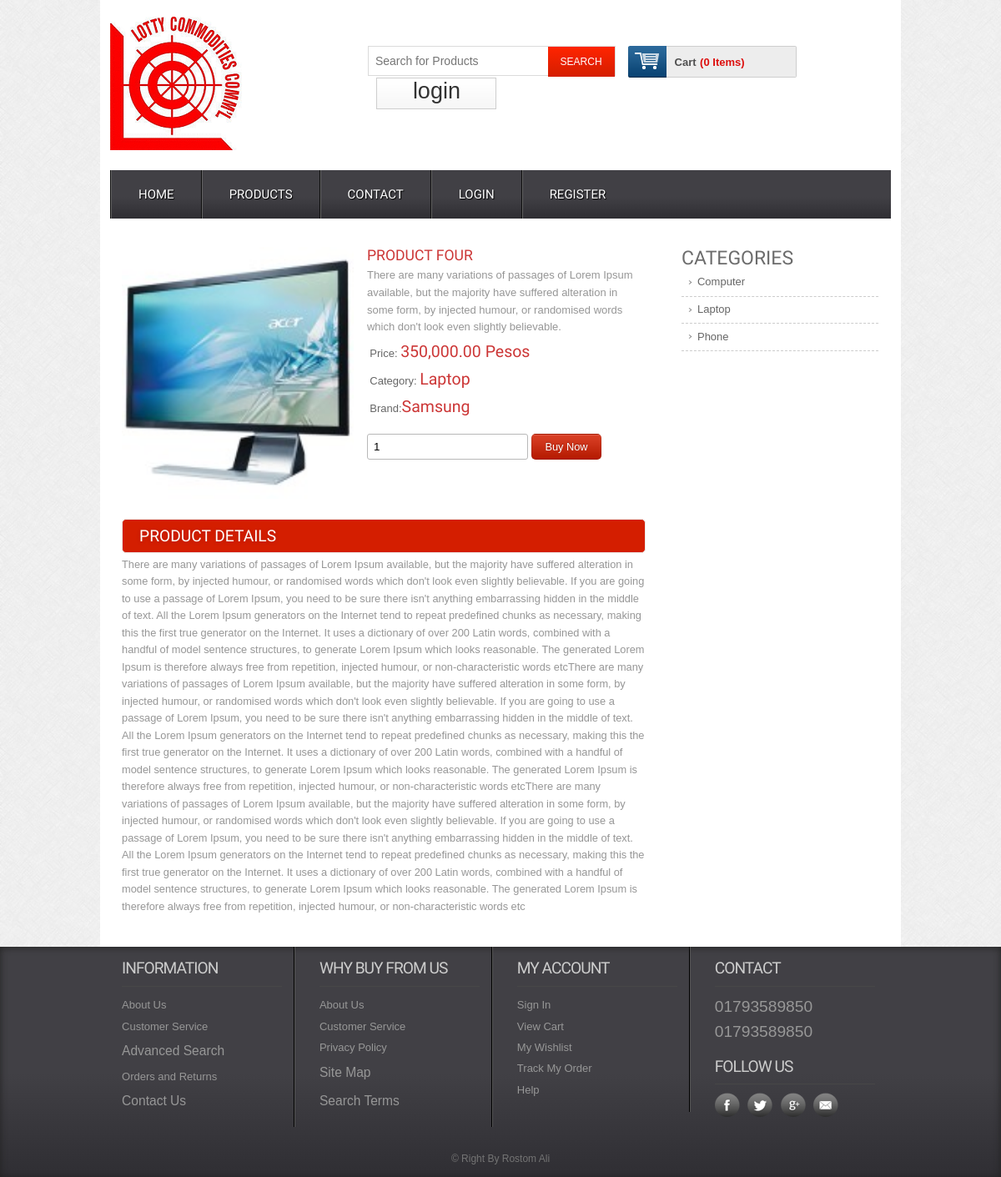
/single/4, run on the app's committed database.
### tables this page shows
CREATE TABLE `tbl_product` (
  `product_id` int(11) NOT NULL,
  `product_title` varchar(255) NOT NULL,
  `product_short_description` text NOT NULL,
  `product_long_description` text NOT NULL,
  `product_image` varchar(255) NOT NULL,
  `product_price` int(11) NOT NULL,
  `product_quantity` int(11) NOT NULL,
  `product_feature` tinyint(4) NOT NULL,
  `product_category` int(11) NOT NULL,
  `product_brand` int(11) NOT NULL,
  `product_author` int(11) NOT NULL,
  `product_view` int(11) NOT NULL DEFAULT 0,
  `published_date` timestamp NOT NULL DEFAULT current_timestamp(),
  `publication_status` tinyint(4) NOT NULL
);

CREATE TABLE `tbl_category` (
  `id` int(11) NOT NULL,
  `category_name` varchar(100) NOT NULL,
  `category_description` text NOT NULL,
  `publication_status` tinyint(4) NOT NULL COMMENT 'Published=1,Unpublished=0'
);

CREATE TABLE `tbl_brand` (
  `brand_id` int(11) NOT NULL,
  `brand_name` varchar(255) NOT NULL,
  `brand_description` text NOT NULL,
  `publication_status` tinyint(4) NOT NULL
);

### application/controllers/Web.php (called while the page is built, shortened)
<?php
class Web extends CI_Controller {
    public function single($id) {
        $data = array();
        $data['get_single_product'] = $this->web_model->get_single_product($id);
        $data['get_all_category'] = $this->web_model->get_all_category();
        $this->load->view('web/inc/header');
        $this->load->view('web/pages/single', $data);
        $this->load->view('web/inc/footer');
    }
}

### index.php (called while the page is built, shortened)
<?php
require_once BASEPATH.'core/CodeIgniter.php';

### application/models/Web_Model.php (called while the page is built, shortened)
<?php
class Web_Model extends CI_Model {
    public function get_single_product($id) {
        $this->db->select('*');
        $this->db->from('tbl_product');
        $this->db->join('tbl_category', 'tbl_category.id=tbl_product.product_category');
        $this->db->join('tbl_brand', 'tbl_brand.brand_id=tbl_product.product_brand');
        $this->db->where('tbl_product.product_id', $id);
        $info = $this->db->get();
        return $info->row();
    }
    public function get_all_category() {
        $this->db->select('*');
        $this->db->from('tbl_category');
        $this->db->where('publication_status', 1);
        $info = $this->db->get();
        return $info->result();
    }
}

### application/views/web/pages/single.php (the view, shortened to what this page needs)
<div class="main">
    <div class="content">
        <div class="section group">
            <div class="cont-desc span_1_of_2">
                <div class="grid images_3_of_2">
                    <img src="<?php echo base_url('uploads/'.$get_single_product->product_image)?>" alt="" />
                </div>
                <div class="desc span_3_of_2">
                    <h2><?php echo $get_single_product->product_title?></h2>
                    <p><?php echo $get_single_product->product_short_description?></p>
                    <div class="price">
                        <p>Price: <span><?php echo $this->cart->format_number($get_single_product->product_price)?> Pesos</span></p>
                        <p>Category: <span><?php echo $get_single_product->category_name?></span></p>
                        <p>Brand:<span><?php echo $get_single_product->brand_name?></span></p>
                    </div>
                    <div class="add-cart">
                        <form action="<?php echo base_url('save/cart');?>" method="post">
                            <input type="number" class="buyfield" name="qty" value="1"/>
                            <input type="submit" class="buysubmit" name="submit" value="Buy Now"/>
                        </form>
                    </div>
                </div>
                <div class="product-desc">
                    <h2>Product Details</h2>
                    <p><?php echo $get_single_product->product_long_description?></p>
                </div>
            </div>
            <div class="rightsidebar span_3_of_1">
                <h2>CATEGORIES</h2>
                <ul>
                    <?php foreach($get_all_category as $single_category){?>
                    <li><a href="<?php echo base_url('get/category/'.$single_category->id);?>"><?php echo $single_category->category_name?></a></li>
                    <?php }?>
                </ul>
            </div>
        </div>
    </div>
</div>

### assets/web/css/style.css (style rules this page uses)
html,body,div,span,applet,object,iframe,h1,h2,h3,h4,h5,h6,p,blockquote,pre,a,abbr,acronym,address,big,cite,code,del,dfn,em,img,ins,kbd,q,s,samp,small,strike,strong,sub,sup,tt,var,b,u,i,dl,dt,dd,ol,nav ul,nav li,fieldset,form,label,legend,table,caption,tbody,tfoot,thead,tr,th,td,article,aside,canvas,details,embed,figure,figcaption,footer,header,hgroup,menu,nav,output,ruby,section,summary,time,mark,audio,video { margin:0;padding:0;border:0;font-size:100%;font:inherit;vertical-align:baseline; }
ol,ul { list-style:none;margin:0;padding:0; }
a { text-decoration:none; }
img { max-width:100%; }
body { font-family:Arial, Helvetica, sans-serif; background:url(../images/body_bg3.jpg); }
input[type="number"] { border: 1px solid #b8b8b8; border-radius: 3px; padding: 7px; }
.buysubmit { background: #d41e00 url("../images/large-button-overlay.png") repeat scroll 0 0; border: 1px solid rgba(0, 0, 0, 0.1); border-radius: 5px; color: #fff; font-family: Arial,"Helvetica Neue","Helvetica",Tahoma,Verdana,sans-serif; font-size: 0.8em; padding: 7px 15px; text-shadow: 0 -1px 1px rgba(0, 0, 0, 0.25); cursor:pointer; outline:none; }
.section { clear: both; padding: 0px; margin: 0px; }
.group:before, .group:after { content:""; display:table; }
.group:after { clear:both; }
.group { zoom:1; }
.content { padding:20px 0; background:#FFF; }
.content h2 { font-size:23px; color:#6C6C6C; font-family: 'Monda', sans-serif; }
.cont-desc { display: block; float:left; clear:both; }
.rightsidebar { display: block; float:left; margin: 0% 0 0% 1.6%; }
.cont-desc:first-child { margin-left: 0; }
.desc { display: block; float:left; margin: 0% 0 0% 2.6%; }
.span_1_of_2 { width: 67.1%; padding:1.5%; }
.images_3_of_2 { width: 44.2%; float:left; text-align:center; }
.span_3_of_2 { width: 53.2%; }
.span_3_of_1 { width: 25.2%; padding:1.5%; }
.images_3_of_2 img { height: 302px; max-width: 100%; width: 100%; }
.span_3_of_2 h2 { font-family: 'Monda', sans-serif; font-size:1.1em; color: #CC3636; font-weight : normal; margin-top: 0px; text-transform:uppercase; }
.span_3_of_2 p { font-size:0.8125em; padding:0.3em 0; color:#969696; line-height: 1.6em; font-family : verdana, arial, helvetica, helve, sans-serif; }
.price p { font-size:0.8125em; padding:1.5% 1%; color: #666; vertical-align:top; }
.price p span { font-size:1.5em; font-family: 'Monda', sans-serif; color: #CC3636; }
.add-cart { padding-top:15px; }
.product-desc,.product-tags { clear:both; padding-top:20px; }
.product-desc h2,.product-tags h2 { padding:8px 20px; background:#d41e00; border: 1px solid #EBE8E8; border-radius: 5px; -webkit-border-radius: 5px; -moz-border-radius: 5px; -o-border-radius: 5px; font-family: 'Monda', sans-serif; font-size:1.2em; color:#FFF; text-transform: uppercase; text-shadow:0 1px 5px rgba(34, 34, 34, 0.17); }
.product-desc p { font-size: 0.8em; padding: 0.3em 0; color: #969696; line-height: 1.6em; font-family: verdana, arial, helvetica, helve, sans-serif; }
.span_3_of_1 li a { font-size:0.8125em; padding:0.42em 8%; color: #666; display: block; line-height: 1.6em; font-family : Arial, Helvetica, sans-serif; border-bottom:1px dashed #CCC; background: url(../images/drop_arrow.png) no-repeat 5px 11px; }

### data on the page
tbl_product: product_image (picture), product_title "PRODUCT FOUR", product_short_description "There are many variations of passages of Lorem Ipsum available, but the majority have suffered alteration in some form, by injected humour, or randomised words which don't look even slightly believable.", product_price "350,000.00", tbl_category.category_name "Laptop", tbl_brand.brand_name "Samsung", product_long_description "There are many variations of passages of Lorem Ipsum available, but the majority have suffered alteration in some form, by injected humour, or randomised words which don't look even slightly believable. If you are going to use a passage of Lorem Ipsum, you need to be sure there isn't anything embarrassing hidden in the middle of text. All the Lorem Ipsum generators on the Internet tend to repeat predefined chunks as necessary, making this the first true generator on the Internet. It uses a dictionary of over 200 Latin words, combined with a handful of model sentence structures, to generate Lorem Ipsum which looks reasonable. The generated Lorem Ipsum is therefore always free from…"
tbl_category: category_name "Computer"
tbl_category: category_name "Laptop"
tbl_category: category_name "Phone"

### other printed values
$this->cart->total_items() "0"
$result->$para "01793589850 01793589850 © Right By Rostom Ali"
